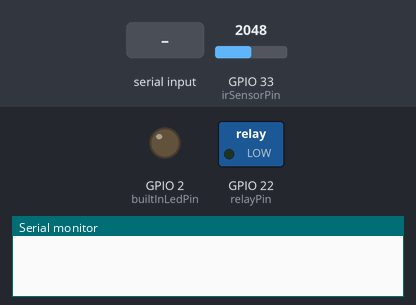
Bench run of a sketch on a simulated ESP32. Shown: switched loads named in the sketch (green lamp = pin HIGH), output pins drawn as LEDs (lit = HIGH), the last lines printed to the serial monitor. The test bench sets the inputs (shaded band); at power-on: GPIO 33 (irSensorPin) = 2048. Nothing arrives over Bluetooth unless stated.

Above: at 0.0 s.
At 1.5 s:
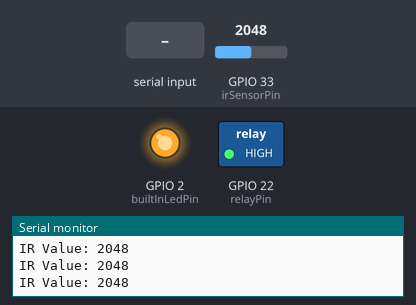
1.6 s: "UNLOCK\n" received over the second serial link
At 2.3 s:
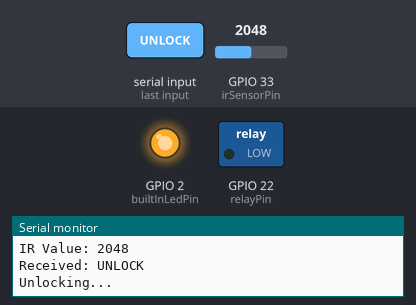
Timing chart, 0 to 8.1 s (numbered marks = the images above; inputs shaded):
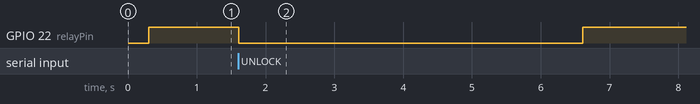

The sketch:

PoseLandmark.ino
```cpp
#include "BluetoothSerial.h"
#include "esp_sleep.h"

BluetoothSerial SerialBT;

// Pins
const int builtInLedPin = 2;
const int relayPin = 22;
const int irSensorPin = 33;   // ADC-capable pin for analog threshold

// Relay logic
const int RELAY_ON = LOW;     // many relay modules are active LOW
const int RELAY_OFF = HIGH;

// IR threshold
const int irThreshold = 1500; // adjust after testing

// Sleep settings
const unsigned long sleepTimeoutMs = 60000;
unsigned long lastActivityTime = 0;

// State tracking
bool motionDetected = false;

void setup() {
  Serial.begin(115200);
  delay(300);

  pinMode(builtInLedPin, OUTPUT);
  pinMode(relayPin, OUTPUT);

  digitalWrite(relayPin, RELAY_OFF);
  digitalWrite(builtInLedPin, HIGH);   // awake = LED ON

  SerialBT.begin("ESP32_Lock");
  Serial.println("Bluetooth ready");

  int initialValue = analogRead(irSensorPin);
  Serial.print("Initial IR value: ");
  Serial.println(initialValue);

  motionDetected = initialValue > irThreshold;
  Serial.print("Initial IR state: ");
  Serial.println(motionDetected ? "DETECTED" : "CLEAR");

  lastActivityTime = millis();
}

void loop() {
  handleBluetoothCommands();
  readInfraredSensor();
  checkSleepTimeout();
  delay(50);
}

void handleBluetoothCommands() {
  if (!SerialBT.available()) return;

  String incoming = SerialBT.readStringUntil('\n');
  incoming.trim();

  Serial.print("Received: ");
  Serial.println(incoming);

  lastActivityTime = millis();

  if (incoming == "UNLOCK") {
    unlockDoor();
  } else if (incoming == "SLEEP") {
    goToSleep();
  }
}

bool isIrActive() {
  int value = analogRead(irSensorPin);
  Serial.print("IR Value: ");
  Serial.println(value);
  return value > irThreshold;
}

void readInfraredSensor() {
  bool nowDetected = isIrActive();

  if (nowDetected != motionDetected) {
    motionDetected = nowDetected;
    lastActivityTime = millis();

    if (motionDetected) {
      SerialBT.println("IR_DETECTED");
      Serial.println("Sent: IR_DETECTED");
    } else {
      SerialBT.println("IR_CLEAR");
      Serial.println("Sent: IR_CLEAR");
    }
  }
}

void unlockDoor() {
  Serial.println("Unlocking...");
  digitalWrite(relayPin, RELAY_ON);
  delay(5000);
  digitalWrite(relayPin, RELAY_OFF);
  Serial.println("Locked");
}

void checkSleepTimeout() {
  if (millis() - lastActivityTime > sleepTimeoutMs) {
    if (!isIrActive()) {
      Serial.println("Idle timeout reached");
      goToSleep();
    } else {
      Serial.println("IR still active, staying awake");
      lastActivityTime = millis();
    }
  }
}

void goToSleep() {
  if (isIrActive()) {
    Serial.println("IR active, aborting sleep");
    lastActivityTime = millis();
    return;
  }

  Serial.println("Entering light sleep...");
  digitalWrite(builtInLedPin, LOW);   // sleeping = LED OFF

  delay(200);

  // Wake after a short time and check analog threshold again
  esp_sleep_enable_timer_wakeup(1000000); // 1 sec
  esp_light_sleep_start();

  Serial.println("Woke from light sleep");
  digitalWrite(builtInLedPin, HIGH);  // awake = LED ON
  lastActivityTime = millis();
}
```

Measured:
- after the input at 1.6 s, GPIO 22 (relayPin): HIGH → LOW at once, → HIGH 5.0 s later
